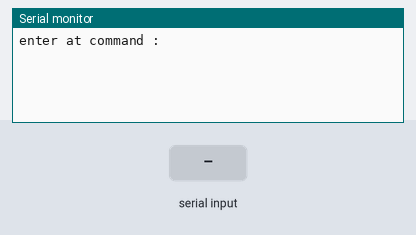
A sketch run on a simulated Arduino Uno, built with avr-gcc and run on an emulated ATmega328P. Shown: the last lines printed to the serial monitor. The inputs (shaded band) are chosen by the test bench.

Above: at 1.2 s.
1.3 s: "1" received over the second serial link
At 2.5 s:
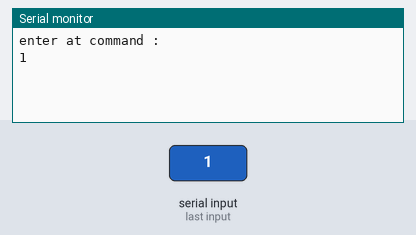
2.8 s: "0" received over the second serial link
At 3.7 s:
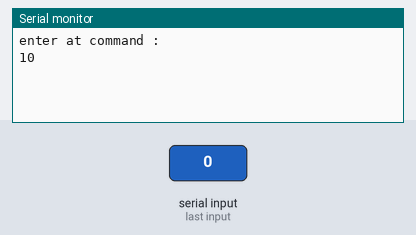

Measured:
- after the input at 1.3 s, the serial monitor: prints a new line at once (image 1)
- after the input at 2.8 s, the serial monitor: prints a new line at once (image 2)

The sketch:

bt.ino
```cpp
#include <SoftwareSerial.h>

const int RX_PIN = 11;
const int TX_PIN = 10;

SoftwareSerial btSerial (RX_PIN, TX_PIN);

void setup() {
  // put your setup code here, to run once:
  Serial.begin(9600);
  btSerial.begin (38400);
  Serial.println ("enter at command : ");

}

void loop() {
  // put your main code here, to run repeatedly:
  if (Serial.available())
    btSerial.write (Serial.read());

   if (btSerial.available())
    Serial.write (btSerial.read());

}
```
